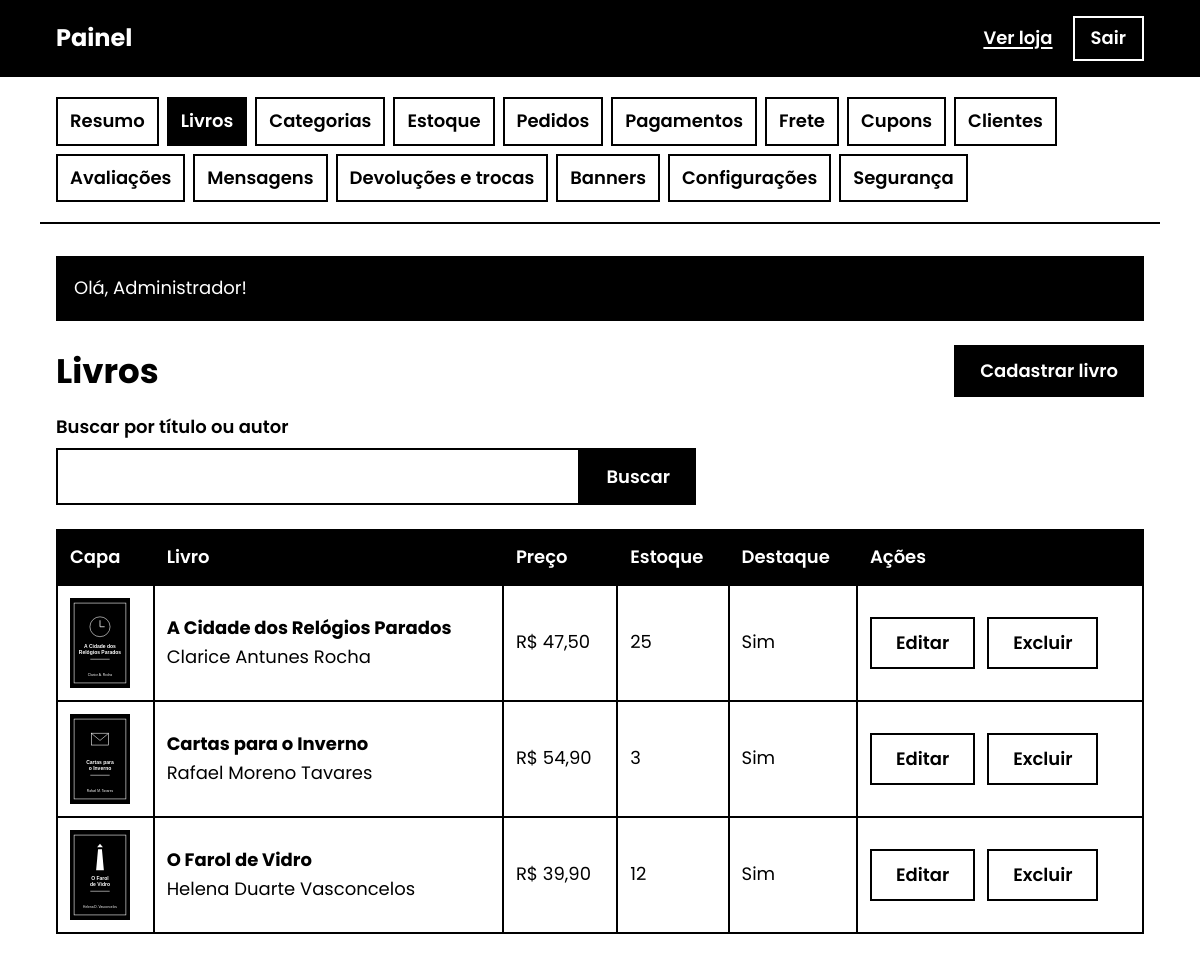
Page /admin/livros (signed in) on the committed database.
### tables this page shows
CREATE TABLE books (
    id          INT UNSIGNED NOT NULL AUTO_INCREMENT,
    title       VARCHAR(200) NOT NULL,
    author      VARCHAR(150) NOT NULL,
    description TEXT NOT NULL,
    price       DECIMAL(10,2) NOT NULL,
    stock       INT UNSIGNED NOT NULL DEFAULT 0,
    image       VARCHAR(255) NULL,
    featured    TINYINT(1) NOT NULL DEFAULT 0,
    created_at  DATETIME NOT NULL DEFAULT CURRENT_TIMESTAMP,
    updated_at  DATETIME NOT NULL DEFAULT CURRENT_TIMESTAMP ON UPDATE CURRENT_TIMESTAMP,
    PRIMARY KEY (id),
    KEY idx_books_title (title),
    KEY idx_books_author (author),
    KEY idx_books_featured (featured),
    KEY idx_books_stock (stock)
);

### app/controllers/admin/BookAdminController.php (called while the page is built, shortened)
<?php
final class BookAdminController
{
    public function index(): void
    {
        $q = query('q', 100);
        $total=Book::count($q,true); $pages=max(1,(int)ceil($total/25));
        $page=min(max(1,input_int('pagina',$_GET)??1),$pages);
        view('admin/books', [
            'page'=>$page,'pages'=>$pages,'total'=>$total,
            'title' => 'Livros',
            'q'     => $q,
            'books' => Book::search($q, 25, ($page-1)*25, true),
        ], 'admin');
    }
}

### public/index.php (called while the page is built, shortened)
<?php
$router = new Router();
$router->dispatch((string) ($_SERVER['REQUEST_METHOD'] ?? 'GET'), request_path());

### app/models/Book.php (called while the page is built, shortened)
<?php
final class Book
{
    private static function terms(string $q): array
    {
        $parts = preg_split('/\s+/u', trim($q)) ?: [];
        return array_slice(array_values(array_filter($parts, static fn (string $t): bool => $t !== '')), 0, 5);
    }
    private static function searchWhere(string $q): array
    {
        $terms = self::terms($q);
        if (!$terms) {
            return ['', []];
        }
        $clauses = [];
        $params = [];
        return [' WHERE ' . implode(' AND ', $clauses), $params];
    }
    private static function relevanceOrder(string $q): array
    {
        $q = trim((string) preg_replace('/\s+/u', ' ', $q));
        if ($q === '') {
            return [' ORDER BY title ASC, id ASC', []];
        }
        $e = like_escape($q);
        return [
            " ORDER BY CASE
                WHEN title LIKE ? ESCAPE '!' THEN 0
                WHEN title LIKE ? ESCAPE '!' THEN 1
                WHEN author LIKE ? ESCAPE '!' THEN 2
                ELSE 3 END, title ASC, id ASC",
            [$e . '%', '%' . $e . '%', '%' . $e . '%'],
        ];
    }
    public static function search(string $q, int $limit, int $offset, bool $admin = false): array
    {
        [$where, $params] = self::searchWhere($q);
        [$order, $orderParams] = self::relevanceOrder($q);
        $params = array_merge($params, $orderParams, [$limit, $offset]);
        return db_all('SELECT ' . ($admin ? '*' : self::COLUMNS) . " FROM books{$where}{$order} LIMIT ? OFFSET ?", $params);
    }
}

### app/db.php (called while the page is built, shortened)
<?php
function db(): PDO
{
    static $pdo = null;
    if ($pdo instanceof PDO) {
        return $pdo;
    }
    $c = (array) config('db', []);
    $dsn = sprintf(
        'mysql:host=%s;port=%d;dbname=%s;charset=%s',
        (string) ($c['host'] ?? 'localhost'),
        (int) ($c['port'] ?? 3306),
        (string) ($c['name'] ?? ''),
        (string) ($c['charset'] ?? 'utf8mb4')
    );
    $pdo = new PDO($dsn, (string) ($c['user'] ?? ''), (string) ($c['pass'] ?? ''), [
        PDO::ATTR_ERRMODE            => PDO::ERRMODE_EXCEPTION,
        PDO::ATTR_DEFAULT_FETCH_MODE => PDO::FETCH_ASSOC,
        PDO::ATTR_EMULATE_PREPARES   => false,
    ]);
    $pdo->exec("SET time_zone = '" . date('P') . "'");
    return $pdo;
}
function db_run(string $sql, array $params = []): PDOStatement
{
    $st = db()->prepare($sql);
    foreach (array_values($params) as $i => $value) {
        $type = match (true) {
            is_int($value) => PDO::PARAM_INT,
            $value === null => PDO::PARAM_NULL,
            default => PDO::PARAM_STR,
        };
        $st->bindValue($i + 1, $value === null ? null : (is_int($value) ? $value : (string) $value), $type);
    }
    $st->execute();
    return $st;
}
function db_all(string $sql, array $params = []): array
{
    return db_run($sql, $params)->fetchAll();
}

### app/views/admin/books.php (the view, shortened to what this page needs)
<div class="section-head">
    <h1>Livros</h1>
    <a class="btn" href="<?= e(url('/admin/livros/novo')) ?>">Cadastrar livro</a>
</div>
<form class="search-form" method="get" action="<?= e(url('/admin/livros')) ?>" role="search">
    <label for="busca">Buscar por título ou autor</label>
    <div class="search-row">
        <input id="busca" type="search" name="q" value="<?= e($q) ?>" maxlength="100">
        <button class="btn" type="submit">Buscar</button>
    </div>
</form>
<?php if (!$books): ?>
    <div class="empty">
        <p><?= $q === '' ? 'Nenhum livro cadastrado.' : 'Nenhum livro encontrado para "' . e($q) . '".' ?></p>
    </div>
<?php else: ?>
    <div class="table-wrap">
        <table>
            <thead>
            <tr>
                <th scope="col">Capa</th>
                <th scope="col">Livro</th>
                <th scope="col">Preço</th>
                <th scope="col">Estoque</th>
                <th scope="col">Destaque</th>
                <th scope="col">Ações</th>
            </tr>
            </thead>
            <tbody>
            <?php foreach ($books as $b): ?>
                <tr>
                    <td data-label="Capa"><img class="thumb" src="<?= e(book_image($b['image'])) ?>" alt="" width="60" height="90"></td>
                    <td data-label="Livro"><strong><?= e($b['title']) ?></strong><br><?= e($b['author']) ?><?php if (isset($b['active']) && !(int) $b['active']): ?><br><strong>Inativo</strong><?php endif; ?></td>
                    <td data-label="Preço"><?= e(money($b['price'])) ?></td>
                    <td data-label="Estoque"><?= (int) $b['stock'] === 0 ? '<strong>Esgotado</strong>' : (int) $b['stock'] ?></td>
                    <td data-label="Destaque"><?= (int) $b['featured'] === 1 ? 'Sim' : 'Não' ?></td>
                    <td>
                        <div class="row-actions">
                            <a class="btn btn-outline" href="<?= e(url('/admin/livros/' . (int) $b['id'] . '/editar')) ?>">Editar</a>
                            <form method="post" action="<?= e(url('/admin/livros/' . (int) $b['id'] . '/excluir')) ?>"
                                  data-confirm="Excluir o livro &quot;<?= e($b['title']) ?>&quot;? Esta ação não pode ser desfeita.">
                                <button class="btn btn-outline" type="submit">Excluir</button>
                            </form>
                        </div>
                    </td>
                </tr>
            <?php endforeach; ?>
            </tbody>
        </table>
    </div>
<?php endif; ?>

### app/Router.php (shortened to what this page needs)
<?php
final class Router
{
    private array $routes = [];
    private function add(string $method, string $pattern, array $handler): void
    {
        $regex = '#^' . preg_replace('#\{(\w+)\}#', '(?P<$1>[1-9][0-9]{0,9})', $pattern) . '$#';
        $this->routes[] = [$method, $regex, $handler];
    }
    public function dispatch(string $method, string $path): void
    {
        foreach ($this->routes as [$routeMethod, $regex, $handler]) {
            if (!preg_match($regex, $path, $m)) {
                continue;
            }
            $params = [];
            [$class, $action] = $handler;
            (new $class())->$action(...$params);
            return;
        }
    }
}

### public/assets/css/style.css (style rules this page uses)
*, *::before, *::after { box-sizing: border-box; }
html { font-size: 18px; -webkit-text-size-adjust: 100%; }
body { margin: 0; font-family: 'Poppins', Arial, Helvetica, sans-serif; font-size: 18px; line-height: 1.6; color: #000; background: #fff; }
h1, h2, h3 { line-height: 1.25; margin: 0 0 16px; font-weight: 700; }
h1 { font-size: 34px; }
a { color: #000; text-decoration: underline; text-underline-offset: 3px; text-decoration-thickness: 2px; }
img { max-width: 100%; height: auto; display: block; }
.section-head { display: flex; flex-wrap: wrap; gap: 16px; align-items: center; justify-content: space-between; margin-bottom: 16px; }
.section-head h1, .section-head h2 { margin: 0; }
.btn { display: inline-flex; align-items: center; justify-content: center; gap: 8px; min-height: 52px; padding: 12px 24px; font: inherit; font-size: 18px; font-weight: 600; line-height: 1.2; color: #fff; background: #000; border: 2px solid #000; border-radius: 0; text-decoration: none; cursor: pointer; text-align: center; }
.btn-outline { background: #fff; color: #000; }
.actions, .cart-actions, .row-actions { display: flex; flex-wrap: wrap; gap: 12px; align-items: center; margin: 24px 0; }
.row-actions { margin: 0; }
.row-actions form { margin: 0; }
label { display: block; font-weight: 600; margin-bottom: 6px; font-size: 18px; }
input[type="text"], input[type="email"], input[type="password"], input[type="search"], input[type="number"], input[type="tel"], input:not([type]), input[type="file"], select, textarea { width: 100%; font: inherit; font-size: 18px; color: #000; background: #fff; border: 2px solid #000; border-radius: 0; padding: 12px; min-height: 52px; }
input::placeholder, textarea::placeholder { color: #000; opacity: 1; }
.search-form { margin: 0 0 24px; max-width: 640px; }
.search-row { display: flex; gap: 0; }
.search-row input { flex: 1; min-width: 0; }
.search-row .btn { flex: none; }
.table-wrap { width: 100%; overflow-x: auto; margin-bottom: 24px; }
table { width: 100%; border-collapse: collapse; font-size: 18px; }
th, td { border: 2px solid #000; padding: 12px; text-align: left; vertical-align: middle; }
th { background: #000; color: #fff; font-weight: 600; }
.thumb { width: 60px; height: 90px; object-fit: cover; border: 2px solid #000; }

### rows in the picture
books: image (picture), title "A Cidade dos Relógios Parados", author "Clarice Antunes Rocha", price "R$ 47,50", stock "25", featured "Sim"
books: image (picture), title "Cartas para o Inverno", author "Rafael Moreno Tavares", price "R$ 54,90", stock "3", featured "Sim"
books: image (picture), title "O Farol de Vidro", author "Helena Duarte Vasconcelos", price "R$ 39,90", stock "12", featured "Sim"

### other values in the picture
$label "Resumo"
$label "Livros"
$label "Categorias"
$label "Estoque"
$label "Pedidos"
$label "Pagamentos"
$label "Frete"
$label "Cupons"
$label "Clientes"
$label "Avaliações"
$label "Mensagens"
$label "Devoluções e trocas"
$label "Banners"
$label "Configurações"
$label "Segurança"
